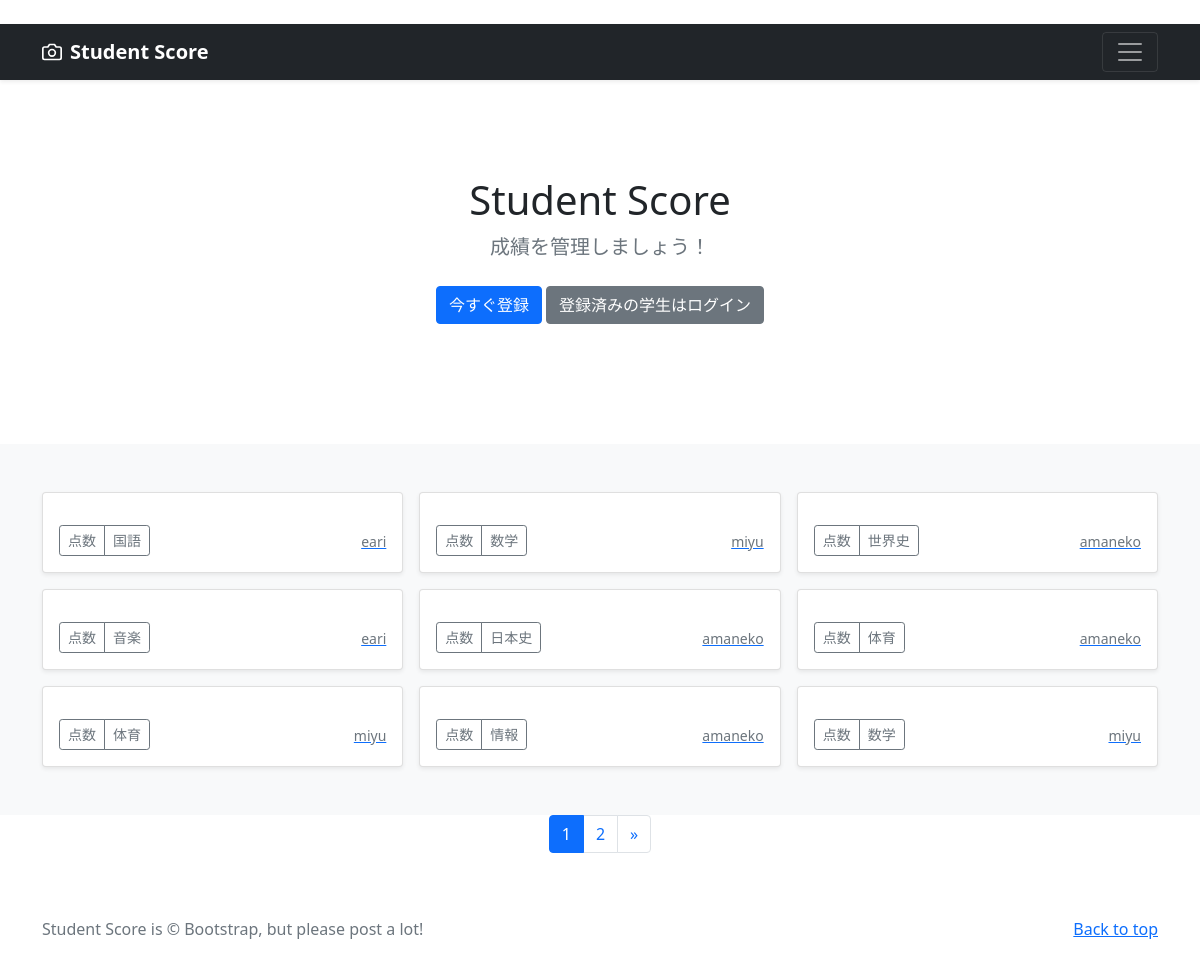
The page / on the database its author committed.
### score/models.py (models this page shows, shortened)
class ScorePost(models.Model):
    user = models.ForeignKey(
        CustomUser,
        verbose_name='学生',
        on_delete=models.CASCADE
    )
    subject = models.ForeignKey(
        Subject,
        verbose_name='科目',
        on_delete=models.PROTECT
    )
    score = models.IntegerField(
        verbose_name='点数'
    )
    posted_at = models.DateTimeField(
        verbose_name='投稿日時',
        auto_now_add=True
    )

class Subject(models.Model):
    subject = models.CharField(
        verbose_name='科目',
        max_length=20)
    def __str__(self):
        return str(self.subject)

### accounts/models.py (models this page shows)
class CustomUser(AbstractUser):
    pass

### score/views.py (the view)
# urls.py: path('', views.IndexView.as_view(), name = 'index'),
class IndexView(ListView):
    template_name = 'index.html'
    queryset = ScorePost.objects.order_by('-posted_at')
    paginate_by = 9

### score/templates/index.html (shortened to what this page needs)
{% extends 'base.html' %}
      {% block contents %}
      {% include "scores_title.html" %}
      {% include "scores_list.html" %}
      {% include "pagination.html" %}
      {% endblock %}

### score/templates/scores_list.html (shortened to what this page needs)
  <div class="album py-5 bg-light">
    <div class="container">
      <div class="row row-cols-1 row-cols-sm-2 row-cols-md-3 g-3">
        {% for record in object_list %}
        <div class="col">
          <div class="card shadow-sm">
            <div class="card-body">
              <div class="d-flex justify-content-between align-items-center">
                <div class="btn-group">
                  <button type="button" class="btn btn-sm btn-outline-secondary"
onclick="location.href='{% url 'score:score_detail' record.pk %}'">点数</button>
                  <button type="button" class="btn btn-sm btn-outline-secondary"
onclick="location.href='{% url 'score:scores_cat' subject=record.subject.id %}'">{{record.subject}}</button>
                </div>
                <a href="{% url 'score:user_list' user=record.user.id %}">
                  <small class="text-muted">{{record.user.username}}</small>
                </a>
                </div>
            </div>
          </div>
        </div>
        {% endfor %}
      </div>
    </div>
  </div>

### rows shown on the page
ScorePost: subject "国語", user.username "eari"
ScorePost: subject "数学", user.username "miyu"
ScorePost: subject "世界史", user.username "amaneko"
ScorePost: subject "音楽", user.username "eari"
ScorePost: subject "日本史", user.username "amaneko"
ScorePost: subject "体育", user.username "amaneko"
ScorePost: subject "体育", user.username "miyu"
ScorePost: subject "情報", user.username "amaneko"
ScorePost: subject "数学", user.username "miyu"

### other values the page prints
{{ num }} "1"
{{ num }} "2"
